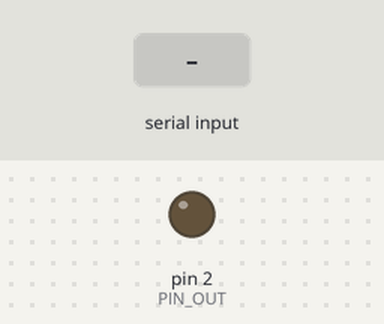
The sketch below on a simulated Arduino Uno, built with avr-gcc and run on an emulated ATmega328P. Parts: output pins drawn as LEDs (lit = HIGH). Inputs (shaded band) come from the test bench.

Above: at 1.2 s.
1.3 s: "0" received over Serial
At 2.0 s:
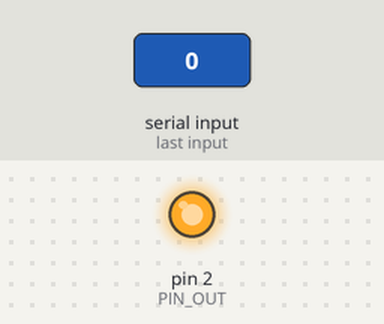
2.8 s: "1" received over Serial
At 3.2 s:
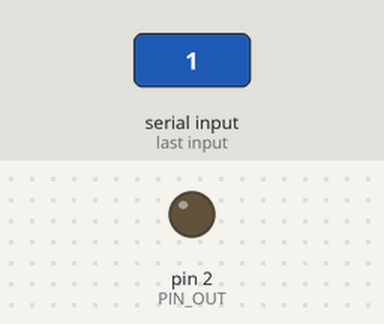
Timing chart, 0 to 5.8 s (numbered marks = the images above; inputs shaded):
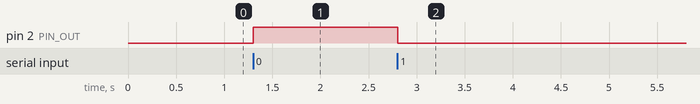

The sketch:

serial_with_pc.ino
```cpp
#define PIN_OUT 2

int inByte = 0;

void setup() {
  // put your setup code here, to run once:
  Serial.begin(9600);
  pinMode(PIN_OUT, OUTPUT);
}

void loop() {
  // put your main code here, to run repeatedly:
  if(Serial.available() > 0){
    inByte = Serial.read();
    if(inByte == '0'){
      digitalWrite(PIN_OUT, HIGH);
    }
    else{
      digitalWrite(PIN_OUT, LOW);
    }
  }
  delay(10);
}
```

Measured:
- after the input at 1.3 s, pin 2 (PIN_OUT): LOW → HIGH at once
- after the input at 2.8 s, pin 2 (PIN_OUT): HIGH → LOW at once
